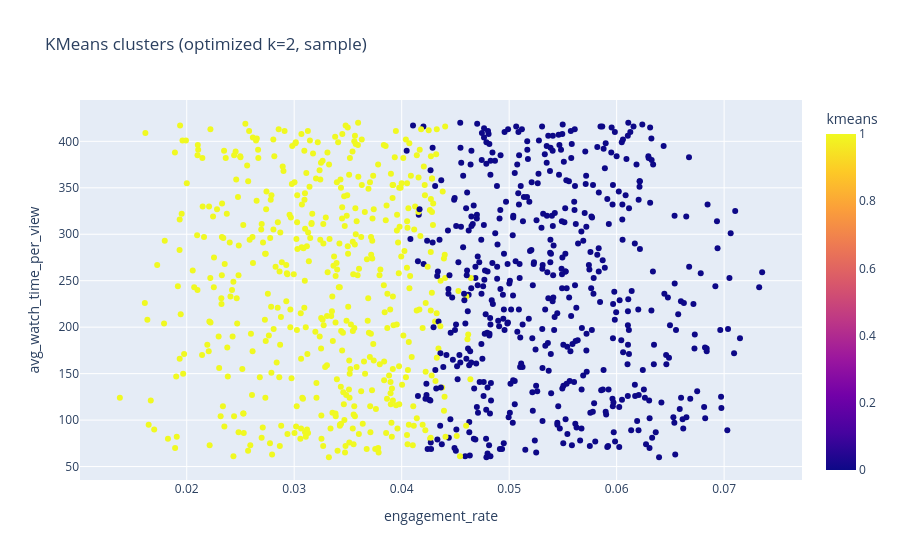
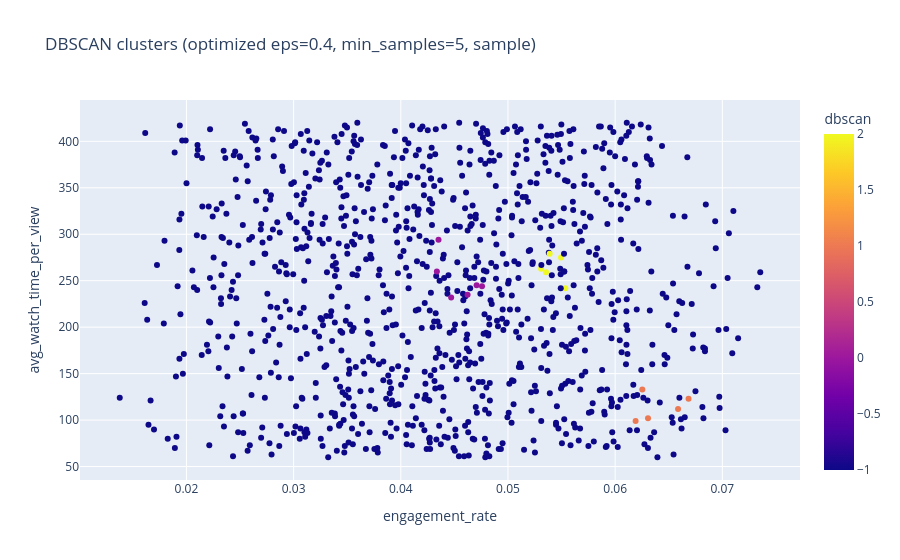

The notebook cell saved with these charts, in order:
### Code cell
# 4. Clustering: KMeans + DBSCAN with optimization
# Use multiple engagement and performance features for richer clustering
features = [
    'engagement_rate',
    'avg_watch_time_per_view',
    'like_rate',
    'comment_rate',
    'share_rate',
    'virality_rate',
    'days_since_publish'
]
X = df[features].fillna(0).values
scaler = RobustScaler().fit(X)
Xs = scaler.transform(X)
print(f'Clustering with {len(features)} features: {features}')

# -----------------------------
# KMeans optimization (k scan)
# -----------------------------
k_values = list(range(2, 11))
inertias = []
silhouette_scores = []
for kk in k_values:
    km_tmp = KMeans(n_clusters=kk, random_state=42)
    labels_tmp = km_tmp.fit_predict(Xs)
    inertias.append(km_tmp.inertia_)
    silhouette_scores.append(silhouette_score(Xs, labels_tmp))

best_k = k_values[int(np.argmax(silhouette_scores))]

fig_eval, ax_eval = plt.subplots(1, 2, figsize=(14, 5))
ax_eval[0].plot(k_values, inertias, marker='o', linewidth=2)
ax_eval[0].set_title('Elbow Method (KMeans)')
ax_eval[0].set_xlabel('k (number of clusters)')
ax_eval[0].set_ylabel('Inertia (WCSS)')
ax_eval[0].grid(alpha=0.3)

ax_eval[1].plot(k_values, silhouette_scores, marker='o', linewidth=2, color='darkgreen')
ax_eval[1].set_title('Silhouette by k (KMeans)')
ax_eval[1].set_xlabel('k (number of clusters)')
ax_eval[1].set_ylabel('Silhouette Score')
ax_eval[1].grid(alpha=0.3)
ax_eval[1].axvline(best_k, color='red', linestyle='--', label=f'best k={best_k}')
ax_eval[1].legend()
plt.tight_layout()
plt.show()

# Fit final KMeans using optimized k
k = int(best_k)
km = KMeans(n_clusters=k, random_state=42).fit(Xs)
df['kmeans'] = km.labels_

sil = silhouette_score(Xs, km.labels_) if len(set(km.labels_)) > 1 else np.nan
dbi = davies_bouldin_score(Xs, km.labels_)
chs = calinski_harabasz_score(Xs, km.labels_)
print(f'KMeans (optimized k={k}) - Silhouette: {sil:.4f} | Davies-Bouldin: {dbi:.4f} (lower=better) | Calinski-Harabasz: {chs:.2f} (higher=better)')

# ---------------------------------
# DBSCAN optimization (grid search)
# ---------------------------------
eps_grid = np.round(np.linspace(0.2, 1.2, 11), 2)
min_samples_grid = [3, 5, 8, 10]

dbscan_rows = []
for eps in eps_grid:
    for ms in min_samples_grid:
        db_tmp = DBSCAN(eps=float(eps), min_samples=int(ms)).fit(Xs)
        labels = db_tmp.labels_
        n_clusters = len(set(labels)) - (1 if -1 in labels else 0)
        noise_ratio = float((labels == -1).mean())

        if n_clusters >= 2 and np.any(labels != -1):
            mask = labels != -1
            sil_db = silhouette_score(Xs[mask], labels[mask]) if len(set(labels[mask])) > 1 else np.nan
        else:
            sil_db = np.nan

        dbscan_rows.append({
            'eps': float(eps),
            'min_samples': int(ms),
            'n_clusters': int(n_clusters),
            'noise_ratio': float(noise_ratio),
            'silhouette_non_noise': float(sil_db) if not np.isnan(sil_db) else np.nan,
        })

dbscan_scan = pd.DataFrame(dbscan_rows)
valid_db = dbscan_scan[dbscan_scan['n_clusters'] >= 2].copy()

if not valid_db.empty:
    # Prefer higher silhouette among useful (>=2 clusters) solutions, then lower noise
    valid_db = valid_db.sort_values(['silhouette_non_noise', 'noise_ratio'], ascending=[False, True])
    best_db = valid_db.iloc[0]
    best_eps = float(best_db['eps'])
    best_ms = int(best_db['min_samples'])
else:
    # Fallback: choose configuration with lowest noise if no useful clustering found
    fallback_db = dbscan_scan.sort_values(['noise_ratio', 'n_clusters'], ascending=[True, False]).iloc[0]
    best_eps = float(fallback_db['eps'])
    best_ms = int(fallback_db['min_samples'])

# Fit final DBSCAN using optimized params
db = DBSCAN(eps=best_eps, min_samples=best_ms).fit(Xs)
df['dbscan'] = db.labels_
n_clusters_db = len(set(db.labels_)) - (1 if -1 in db.labels_ else 0)
noise_ratio = float((df['dbscan'] == -1).mean())

print(f'DBSCAN (optimized) - eps={best_eps}, min_samples={best_ms} | clusters (excluding noise): {n_clusters_db} | noise ratio: {noise_ratio:.2%}')
if n_clusters_db >= 2:
    mask = df['dbscan'].values != -1
    sil_db_final = silhouette_score(Xs[mask], df.loc[mask, 'dbscan'])
    print(f'DBSCAN silhouette (non-noise points): {sil_db_final:.4f}')
else:
    print('DBSCAN did not find >=2 dense clusters; consider wider eps grid or different features.')

# Cluster-size summaries
kmeans_counts = df['kmeans'].value_counts().sort_index()
dbscan_counts = df['dbscan'].value_counts().sort_index()
print('\nKMeans cluster sizes:')
print(kmeans_counts.to_string())
print('\nDBSCAN label counts (-1 is noise):')
print(dbscan_counts.to_string())

# Visualize KMeans clusters (interactive)
fig_km = px.scatter(
    df.sample(min(5000, len(df))),
    x='engagement_rate',
    y='avg_watch_time_per_view',
    color='kmeans',
    hover_data=['video_id', 'title'],
    title=f'KMeans clusters (optimized k={k}, sample)'
)
fig_km.show()

# Visualize DBSCAN clusters (interactive)
fig_db = px.scatter(
    df.sample(min(5000, len(df))),
    x='engagement_rate',
    y='avg_watch_time_per_view',
    color='dbscan',
    hover_data=['video_id', 'title'],
    title=f'DBSCAN clusters (optimized eps={best_eps}, min_samples={best_ms}, sample)'
)
fig_db.show()

# Persist artifacts with optimized params and feature list
joblib.dump(
    {
        'kmeans': km,
        'scaler': scaler,
        'dbscan': db,
        'features': features,
        'optimized_params': {
            'kmeans_k': int(k),
            'dbscan_eps': float(best_eps),
            'dbscan_min_samples': int(best_ms),
        },
    },
    MODELS_DIR / 'clusters_v2.joblib'
)
print('Saved clusters_v2 artifacts (optimized)')

### Figure 1 — Plotly figure (JSON) as saved in the notebook; plotly's stock layout.template omitted (floating-point values rounded to 4 significant figures; data arrays with more than 128 entries replaced by an {"elided": "..."} marker saying what was removed)
{"data": [{"customdata": {"elided": "1000x2 mixed values"}, "hovertemplate": "engagement_rate=%{x}<br>avg_watch_time_per_view=%{y}<br>video_id=%{customdata[0]}<br>title=%{customdata[1]}<br>kmeans=%{marker.color}<extra></extra>", "legendgroup": "", "marker": {"color": {"elided": "1000 int values"}, "coloraxis": "coloraxis", "symbol": "circle"}, "mode": "markers", "name": "", "orientation": "v", "showlegend": false, "type": "scatter", "x": {"elided": "1000 float values"}, "xaxis": "x", "y": {"elided": "1000 float values"}, "yaxis": "y"}], "layout": {"coloraxis": {"colorbar": {"title": {"text": "kmeans"}}, "colorscale": [[0, "#0d0887"], [0.1111, "#46039f"], [0.2222, "#7201a8"], [0.3333, "#9c179e"], [0.4444, "#bd3786"], [0.5556, "#d8576b"], [0.6667, "#ed7953"], [0.7778, "#fb9f3a"], [0.8889, "#fdca26"], [1, "#f0f921"]]}, "legend": {"tracegroupgap": 0}, "title": {"text": "KMeans clusters (optimized k=2, sample)"}, "xaxis": {"anchor": "y", "domain": [0, 1], "title": {"text": "engagement_rate"}}, "yaxis": {"anchor": "x", "domain": [0, 1], "title": {"text": "avg_watch_time_per_view"}}}}

### Figure 2 — Plotly figure (JSON) as saved in the notebook; plotly's stock layout.template omitted (floating-point values rounded to 4 significant figures; data arrays with more than 128 entries replaced by an {"elided": "..."} marker saying what was removed)
{"data": [{"customdata": {"elided": "1000x2 mixed values"}, "hovertemplate": "engagement_rate=%{x}<br>avg_watch_time_per_view=%{y}<br>video_id=%{customdata[0]}<br>title=%{customdata[1]}<br>dbscan=%{marker.color}<extra></extra>", "legendgroup": "", "marker": {"color": {"elided": "1000 int values"}, "coloraxis": "coloraxis", "symbol": "circle"}, "mode": "markers", "name": "", "orientation": "v", "showlegend": false, "type": "scatter", "x": {"elided": "1000 float values"}, "xaxis": "x", "y": {"elided": "1000 float values"}, "yaxis": "y"}], "layout": {"coloraxis": {"colorbar": {"title": {"text": "dbscan"}}, "colorscale": [[0, "#0d0887"], [0.1111, "#46039f"], [0.2222, "#7201a8"], [0.3333, "#9c179e"], [0.4444, "#bd3786"], [0.5556, "#d8576b"], [0.6667, "#ed7953"], [0.7778, "#fb9f3a"], [0.8889, "#fdca26"], [1, "#f0f921"]]}, "legend": {"tracegroupgap": 0}, "title": {"text": "DBSCAN clusters (optimized eps=0.4, min_samples=5, sample)"}, "xaxis": {"anchor": "y", "domain": [0, 1], "title": {"text": "engagement_rate"}}, "yaxis": {"anchor": "x", "domain": [0, 1], "title": {"text": "avg_watch_time_per_view"}}}}
